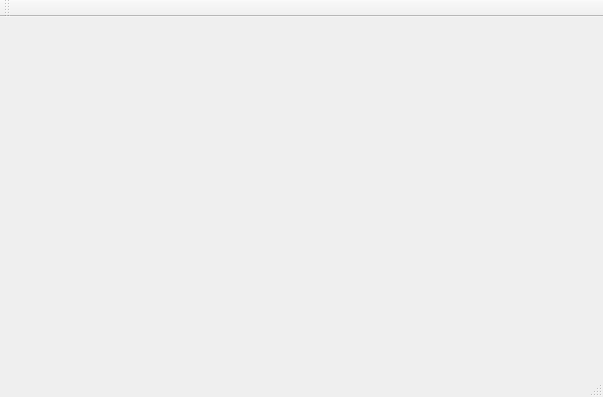
<?xml version="1.0" encoding="UTF-8"?>
<ui version="4.0">
 <class>MainWindow</class>
 <widget class="QMainWindow" name="MainWindow">
  <property name="geometry">
   <rect>
    <x>0</x>
    <y>0</y>
    <width>603</width>
    <height>397</height>
   </rect>
  </property>
  <property name="windowTitle">
   <string>MainWindow</string>
  </property>
  <widget class="QWidget" name="centralWidget">
   <layout class="QHBoxLayout" name="horizontalLayout_2"/>
  </widget>
  <widget class="QMenuBar" name="menuBar">
   <property name="geometry">
    <rect>
     <x>0</x>
     <y>0</y>
     <width>603</width>
     <height>30</height>
    </rect>
   </property>
  </widget>
  <widget class="QToolBar" name="mainToolBar">
   <attribute name="toolBarArea">
    <enum>TopToolBarArea</enum>
   </attribute>
   <attribute name="toolBarBreak">
    <bool>false</bool>
   </attribute>
  </widget>
  <widget class="QStatusBar" name="statusBar"/>
 </widget>
 <layoutdefault spacing="6" margin="11"/>
 <resources/>
 <connections/>
</ui>
